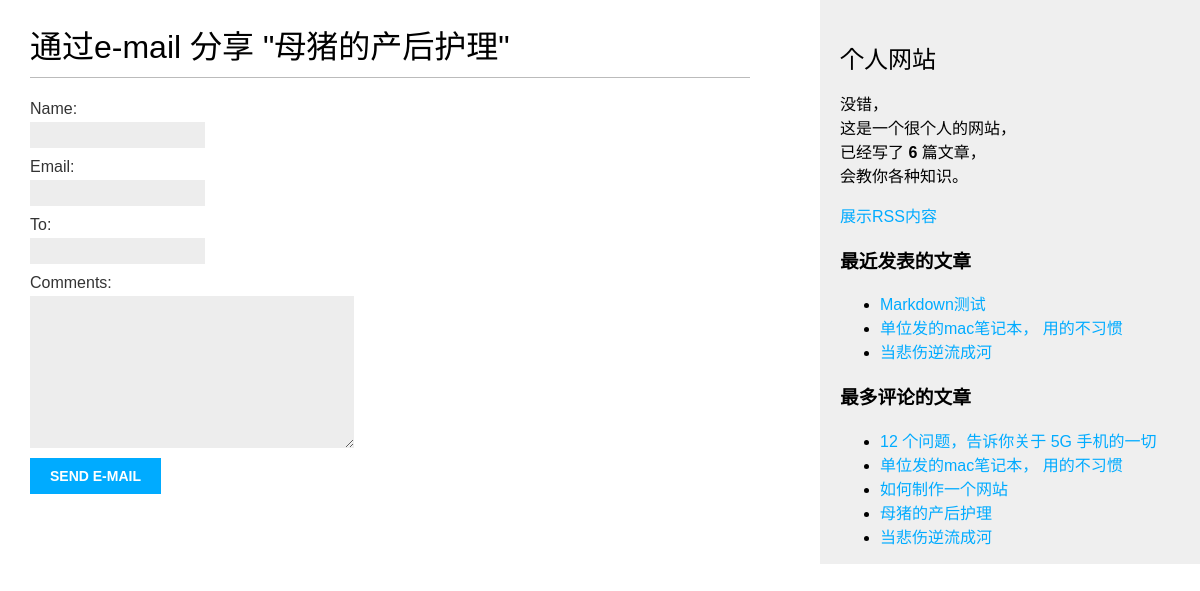
/blog/2/share/, run on the app's committed database.
### blog/models.py (models this page shows, shortened)
class Post(models.Model):
    STATUS_CHOICES=(
        ('draft','Draft'),
        ('published','Published'),
    )
    title=models.CharField(max_length=250)
    slug=models.SlugField(max_length=250,unique_for_date='publish')
    author=models.ForeignKey(User,on_delete=models.CASCADE,related_name='blog_posts')
    body=models.TextField()
    publish=models.DateTimeField(default=timezone.now)
    created=models.DateTimeField(auto_now_add=True)
    updated=models.DateTimeField(auto_now=True)
    status=models.CharField(max_length=10,choices=STATUS_CHOICES,default='draft')
    objects=models.Manager()
    published=PublishedManager()
    tags=TaggableManager()
    class Meta:
        ordering=('-publish',)
    def get_absolute_url(self):
        return reverse('blog:post_detail',args=[self.publish.year,self.publish.month,self.publish.day,self.slug])

### blog/views.py (the view)
# urls.py: path('<int:post_id>/share/',views.post_share,name='post_share'),
def post_share(request,post_id):
    post=get_object_or_404(Post,id=post_id,status='published')
    sent=False
    if request.method=='POST':
        form=EmailPostForm(request.POST)
        if form.is_valid():
            cd=form.cleaned_data
            post_url=request.build_absolute_uri(post.get_absolute_url())
            subject='{} ({}) recommends you reading "{}"'.format(cd['name'],cd['email'],post.title)
            message='Read "{}" at {}\n\n{}\'s comments:{}'.format(post.title,post_url,cd['name'],cd['comments'])
            send_mail(subject,message,cd['email'],[cd['to']])
            sent=True
    else:
        form=EmailPostForm()
    return render(request,'blog/post/share.html',{'posts':post,'form':form,'sent':sent})

### blog/froms.py
class EmailPostForm(forms.Form):
    name=forms.CharField(max_length=25)
    email=forms.EmailField()
    to=forms.EmailField()
    comments=forms.CharField(required=False,widget=forms.Textarea)

### blog/models.py (called while the page is built)
    def get_queryset(self):
        return super(PublishedManager,self).get_queryset().filter(status='published')

### blog/templatetags/blog_tags.py (called while the page is built)
@register.simple_tag
def total_posts():
    return Post.published.count()

@register.inclusion_tag('blog/post/latest_posts.html')
def show_latest_posts(count=5):
    lastest_posts=Post.published.order_by('-publish')[:count]
    return {'latest_posts':lastest_posts}

@register.simple_tag
def get_most_commented_posts(count=5):
    return Post.published.annotate(total_comments=Count('comments')).order_by('-total_comments')[:count]

### blog/templates/blog/post/share.html (shortened to what this page needs)
{% extends "blog/base.html" %}
{% block content %}
    {% if sent %}
        <h1>E-mail 发送成功!</h1>
        <p>
        "{{ posts.title }}" 已经成功发送给了 {{ form.changed_data.to }}。
        </p>
    {% else %}
        <h1>通过e-mail 分享 "{{ posts.title }}" </h1>
        <form action="." method="post">
                {% for field in form %}
                <div>
                    {{ field.label_tag }} {{ field }}
                </div>
                {% endfor %}
            <input type="submit" value="Send e-mail">
        </form>
    {% endif %}
{% endblock %}

### blog/templates/blog/base.html (shortened to what this page needs)
{% load blog_tags %}
{% load static %}
<!DOCTYPE html>
<html lang="en">
<head>
    <link href="{% static "css/blog.css" %}" rel="stylesheet">
</head>
<body>
<div id="content">
    {% block content %}
    {% endblock %}
</div>
<div id="sidebar">
    <h2>个人网站 </h2>
    <p>没错，<br>这是一个很个人的网站，<br>已经写了 <strong>{% total_posts %}</strong> 篇文章，<br>会教你各种知识。</p>
    <p><a href="{% url "blog:post_feed" %}">展示RSS内容</a></p>
    <h3>最近发表的文章</h3>
    {% show_latest_posts 3 %}
    <h3>最多评论的文章</h3>
    {% get_most_commented_posts as most_commented_posts %}
    <ul>
        {% for post in most_commented_posts %}
            <li>
            <a href="{{post.get_absolute_url}}">{{ post.title }}</a>
            </li>
        {% endfor %}
    </ul>
</div>
</body>
</html>

### blog/templates/blog/post/latest_posts.html
<ul>
    {% for post in latest_posts %}
        <li>
        <a href="{{ post.get_absolute_url }}">{{ post.title }}</a>
        </li>
    {% endfor %}
</ul>

### blog/static/css/blog.css (style rules this page uses)
body { margin:0; padding:0; font-family:helvetica, sans-serif; }
a { color:#00abff; text-decoration:none; }
h1 { font-weight:normal; border-bottom:1px solid #bbb; padding:0 0 10px 0; }
h2 { font-weight:normal; margin:30px 0 0; }
#content { float:left; width:60%; padding:0 0 0 30px; }
#sidebar { float:right; width:30%; padding-top:10px; padding-left:20px; background:#efefef; height:100%; }
label { float:left; clear:both; color:#333; margin-bottom:4px; }
input, textarea { clear:both; float:left; margin:0 0 10px; background:#ededed; border:0; padding:6px 10px; font-size:12px; }
input[type=submit] { font-weight:bold; background:#00abff; color:#fff; padding:10px 20px; font-size:14px; text-transform:uppercase; }

### data on the page
Post: title "母猪的产后护理"
Post: title "Markdown测试"
Post: title "单位发的mac笔记本， 用的不习惯"
Post: title "当悲伤逆流成河"
Post: title "12 个问题，告诉你关于 5G 手机的一切"
Post: title "如何制作一个网站"

### other printed values
{{ field.label_tag }} "Name:" "Email:" "To:" "Comments:"
